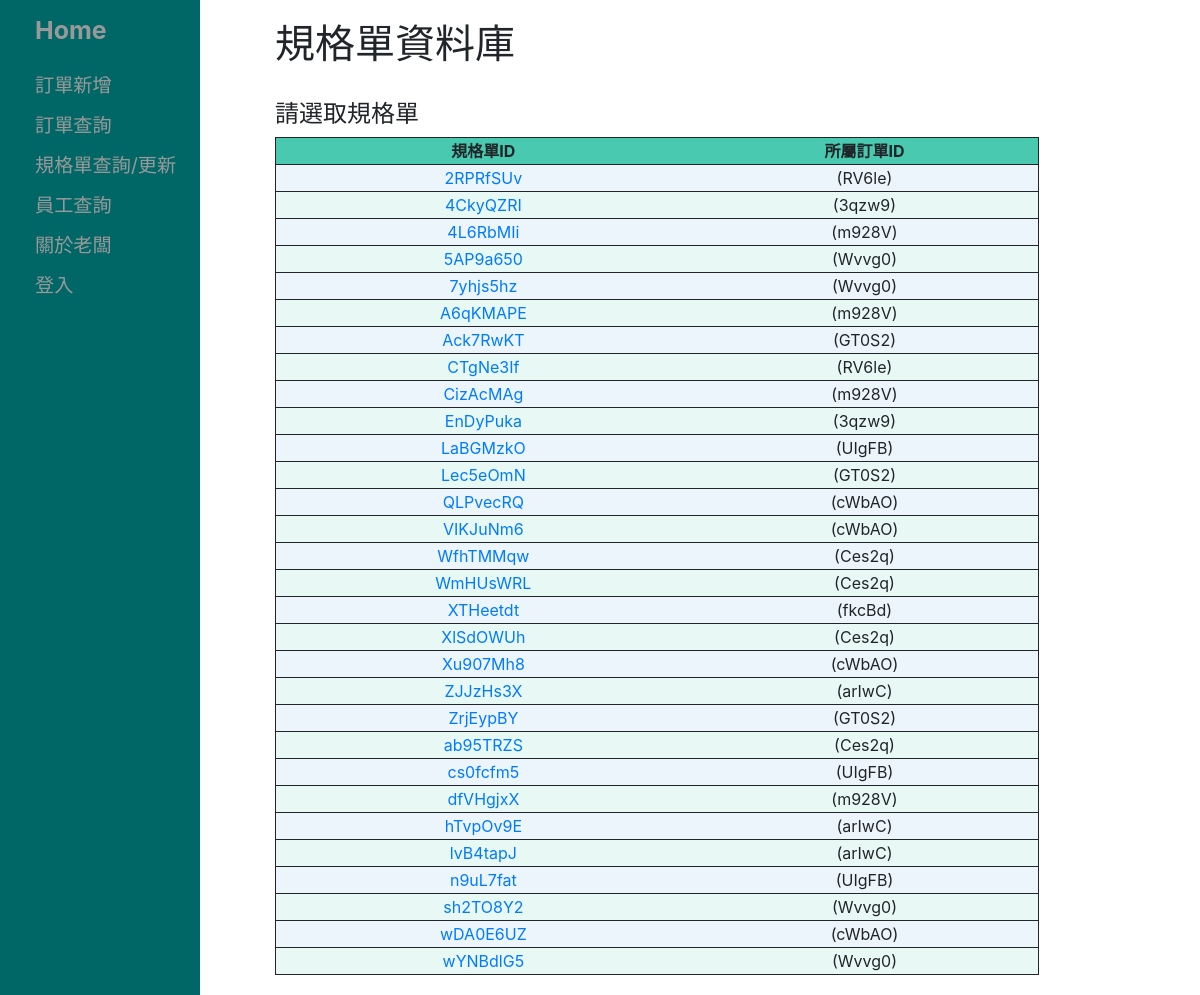
/onlineOrderSystem/datasheet/, run on the app's committed database.
### onlineOrderSystem/models.py (models this page shows, shortened)
class DataSheet(models.Model):
    buBien1 = models.CharField('布邊1', max_length=30, help_text='布邊x/穿筘x根入/x根')
    buBien2 = models.CharField('布邊2', max_length=30, help_text='布邊x/穿筘x根入/x根')
    buSien = models.CharField('布身', max_length=30, help_text='布邊x/穿筘x根入/x根')
    weiMi = models.CharField('機上緯密', max_length=20, help_text='根/吋')
    koFu = models.CharField('筘幅', max_length=10, help_text='寸')
    length = models.CharField('整經長', max_length=10, help_text='y')
    id = models.AutoField(primary_key=True)
    orderFormID = models.CharField('訂單ID', max_length=20)
    progress = models.CharField('進度', max_length=100)
    staffID = models.CharField('員工ID', max_length=10)
    IDName = models.CharField('規格單ID', max_length=10)
    arrangement = models.CharField('經紗排列', max_length=100)
    sewingMethod = models.CharField('穿法', max_length=100)
    ...
    class Meta:
        db_table = "規格單"
        ordering = ['IDName']

### onlineOrderSystem/views.py (the view)
# urls.py: path('datasheet/', views.DataSheetView.as_view(), name='datasheet'),
class DataSheetView(generic.ListView):
    model = DataSheet
    context_object_name = 'datasheet_list'
    queryset = DataSheet.objects.all()
    template_name = 'onlineOrderSystem/DataSheet_list.html'

### templates/onlineOrderSystem/DataSheet_list.html
{% extends "base_generic.html" %}
{% block content %}
   <h1>規格單資料庫</h1>
   {% if datasheet_list %}
  <br>
  <h4>請選取規格單</h4>
  <table class="col-md-12 score" style="text-align:center">
	<thead>
		<tr>
			<th>規格單ID</th>
			<th>所屬訂單ID</th>
		</tr>
	</thead>
	<tbody>
  	{% for datasheet in datasheet_list %}
		<tr>
			<td><a href='/onlineOrderSystem/datasheet/{{datasheet.id}}'>{{ datasheet.IDName }}</a></td>
			<td>({{datasheet.orderFormID}})</td>
		</tr>
  	{% endfor %}
 	 </tbody>
  </table>
   {% else %}
     <p>無資料。</p>
   {% endif %}
 {% endblock %}

### onlineOrderSystem/static/css/styles.css (style rules this page uses)
table { width:100%; cursor: pointer; border: 1px solid ; text-align: center; }
table tbody tr { border: 1px solid ; background-color:#EBF5FB; }
table thead tr { border: 1px solid ; background-color:#48C9B0; }
tr:nth-child(even) { background-color:#E8F8F5; }
th, td { text-align: center; }

### data on the page
DataSheet: IDName "2RPRfSUv", orderFormID "RV6le"
DataSheet: IDName "4CkyQZRI", orderFormID "3qzw9"
DataSheet: IDName "4L6RbMIi", orderFormID "m928V"
DataSheet: IDName "5AP9a650", orderFormID "Wvvg0"
DataSheet: IDName "7yhjs5hz", orderFormID "Wvvg0"
DataSheet: IDName "A6qKMAPE", orderFormID "m928V"
DataSheet: IDName "Ack7RwKT", orderFormID "GT0S2"
DataSheet: IDName "CTgNe3If", orderFormID "RV6le"
DataSheet: IDName "CizAcMAg", orderFormID "m928V"
DataSheet: IDName "EnDyPuka", orderFormID "3qzw9"
DataSheet: IDName "LaBGMzkO", orderFormID "UIgFB"
DataSheet: IDName "Lec5eOmN", orderFormID "GT0S2"
DataSheet: IDName "QLPvecRQ", orderFormID "cWbAO"
DataSheet: IDName "VIKJuNm6", orderFormID "cWbAO"
DataSheet: IDName "WfhTMMqw", orderFormID "Ces2q"
DataSheet: IDName "WmHUsWRL", orderFormID "Ces2q"
DataSheet: IDName "XTHeetdt", orderFormID "fkcBd"
DataSheet: IDName "XlSdOWUh", orderFormID "Ces2q"
DataSheet: IDName "Xu907Mh8", orderFormID "cWbAO"
DataSheet: IDName "ZJJzHs3X", orderFormID "arIwC"
DataSheet: IDName "ZrjEypBY", orderFormID "GT0S2"
DataSheet: IDName "ab95TRZS", orderFormID "Ces2q"
DataSheet: IDName "cs0fcfm5", orderFormID "UIgFB"
DataSheet: IDName "dfVHgjxX", orderFormID "m928V"
DataSheet: IDName "hTvpOv9E", orderFormID "arIwC"
DataSheet: IDName "lvB4tapJ", orderFormID "arIwC"
DataSheet: IDName "n9uL7fat", orderFormID "UIgFB"
DataSheet: IDName "sh2TO8Y2", orderFormID "Wvvg0"
DataSheet: IDName "wDA0E6UZ", orderFormID "cWbAO"
DataSheet: IDName "wYNBdlG5", orderFormID "Wvvg0"
